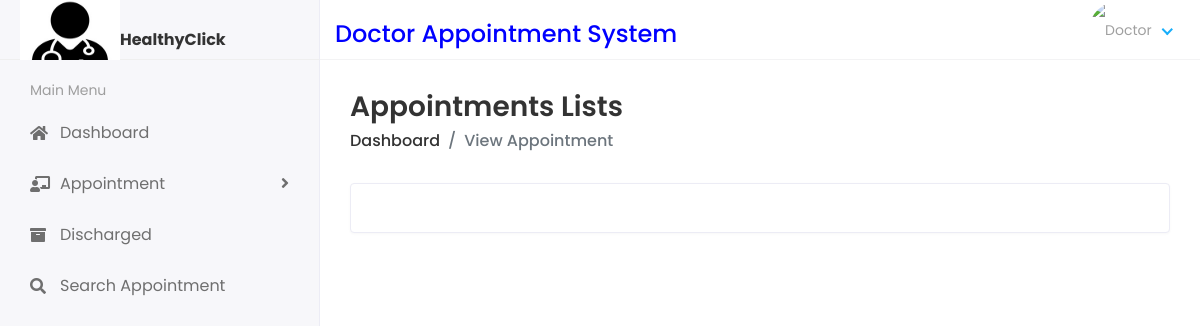
Before: /DoctorAppointmentList/29 with the older database file.
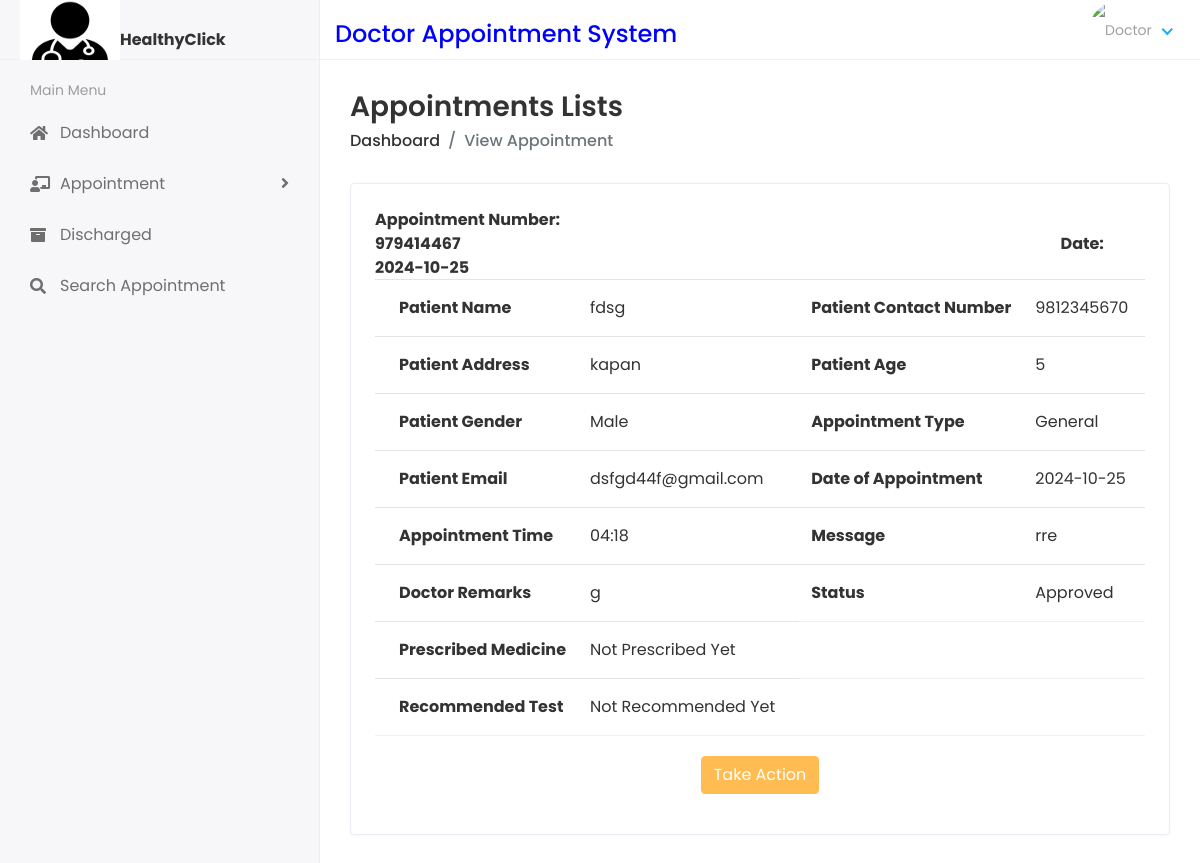
After: the same page with the newer database file.
### dasapp/models.py (models this page shows, shortened)
class Appointment(models.Model):
    appointmentnumber = models.IntegerField(default=0)
    fullname = models.CharField(max_length=250)
    mobilenumber = models.CharField(max_length=11)
    email = models.EmailField(max_length=100)
    address = models.CharField(max_length=200)
    age = models.IntegerField(default=0)
    gender = models.CharField(max_length=100)
    appointmenttype = models.CharField(max_length=100)
    date_of_appointment = models.CharField(max_length=250)
    time_of_appointment = models.CharField(max_length=250)
    doctor_id = models.ForeignKey(DoctorReg, on_delete=models.CASCADE)
    additional_msg = models.TextField(blank=True)
    remark = models.CharField(max_length=250, default=0)
    status = models.CharField(default=0, max_length=200)
    prescription = models.TextField(blank=True, default=0)
    recommendedtest = models.TextField(blank=True, default=0)
    created_at = models.DateTimeField(auto_now_add=True)
    updated_at = models.DateTimeField(auto_now=True)

### docappsystem/docviews.py (the view)
def DoctorAppointmentList(request, id):
    patientdetails = Appointment.objects.filter(id=id)
    context = {"patientdetails": patientdetails}
    return render(request, "doc/doctor_appointment_list_details.html", context)

### templates/doc/doctor_appointment_list_details.html (shortened to what this page needs)
{% extends 'base.html' %}
{% block content %}
<div class="content container-fluid">
    <div class="page-header">
    <div class="row align-items-center">
    <div class="col">
    <h3 class="page-title">Appointments Lists</h3>
    <ul class="breadcrumb">
    <li class="breadcrumb-item"><a href="{% url 'doctor_home' %}">Dashboard</a></li>
    <li class="breadcrumb-item active">View Appointment</li>
    </ul>
    </div>
    </div>
    </div>
    <div class="row">
    <div class="col-sm-12">
    <div class="card card-table">
    <div class="card-body">
    <div class="table-responsive">
    <table class="table table-hover table-center mb-0 datatable">
      {% for i in patientdetails %}
      <tr><strong style="font-size: medium;text-align: center;">Appointment Number: {{i.appointmentnumber}}</strong> <strong style="padding-left: 600px;">Date: {{i.date_of_appointment}}</strong></tr>
      <tr>
            <th>Patient Name</th>
            <td>{{i.fullname}}</td>
            <th>Patient Contact Number</th>
            <td>{{i.mobilenumber}}</td>
          </tr>
          <tr>
            <tr>
              <th>Patient Address</th>
              <td>{{i.address}}</td>
              <th>Patient Age</th>
              <td>{{i.age}}</td>
            </tr>
            <tr>
              <th>Patient Gender</th>
              <td>{{i.gender}}</td>
              <th>Appointment Type</th>
              <td>{{i.appointmenttype}}</td>
            </tr>
            <th>Patient Email</th>
            <td>{{i.email}}</td>
            <th>Date of Appointment</th>
            <td>{{i.date_of_appointment}}</td>
          </tr>
          <tr>
            <th>Appointment Time</th>
            <td>{{i.time_of_appointment}}</td>
            <th>Message</th>
            <td>{{i.additional_msg}}</td>
          </tr>
          <tr>
            {% if i.status == '0' %}
            <th>Doctor Remarks</th>
            <td>Not Updatet Yet</td>
            {% else %}
            <tr>
            <th>Doctor Remarks</th>
            <td>{{ i.remark }}</td>{% endif %}
              {% if i.status == '0' %}
              <th>Staus</th>
              <td>Not Updatet Yet</td>
              {% else %}
              <th>Status</th>
              <td>{{ i.status}}</td> {% endif %}
              </tr>
              <tr>
                  {% if i.status == 'Completed' %}
                  <th>Prescribed Medicine</th>
                  <td>{{ i.prescription}}</td>
                  {% else %}
                  <th>Prescribed Medicine</th>
                  <td>Not Prescribed Yet</td> {% endif %}
                  </tr>
                  <tr>
                    {% if i.status == 'Completed' %}
                    <th>Recommended Test</th>
                    <td>{{ i.recommendedtest}}</td>
                    {% else %}
                    <th>Recommended Test</th>
                    <td>Not Recommended Yet</td> {% endif %}
                    </tr>
    </table>
    {% if i.status == 'Approved' %}
              </div>
              <p align="center"  style="padding-top: 20px">
                <button class="btn btn-primary waves-effect waves-light w-lg" data-toggle="modal" data-target="#myModal">Take Action</button></p>{% endif %}
                          {% endfor %}
                        </div>
    </div>
    </div>
    </div>
    </div>
    </div>
    </div>
{% endblock %}

Changed rows visible on the page:
added Appointment: appointmentnumber "979414467", date_of_appointment "2024-10-25", fullname "fdsg", mobilenumber "9812345670", address "kapan", age "5", gender "Male", appointmenttype "General", email "dsfgd44f@gmail.com", time_of_appointment "04:18", additional_msg "rre", remark "g", status "Approved", shows "Prescribed Medicine", shows "Recommended Test", shows "Take Action"
